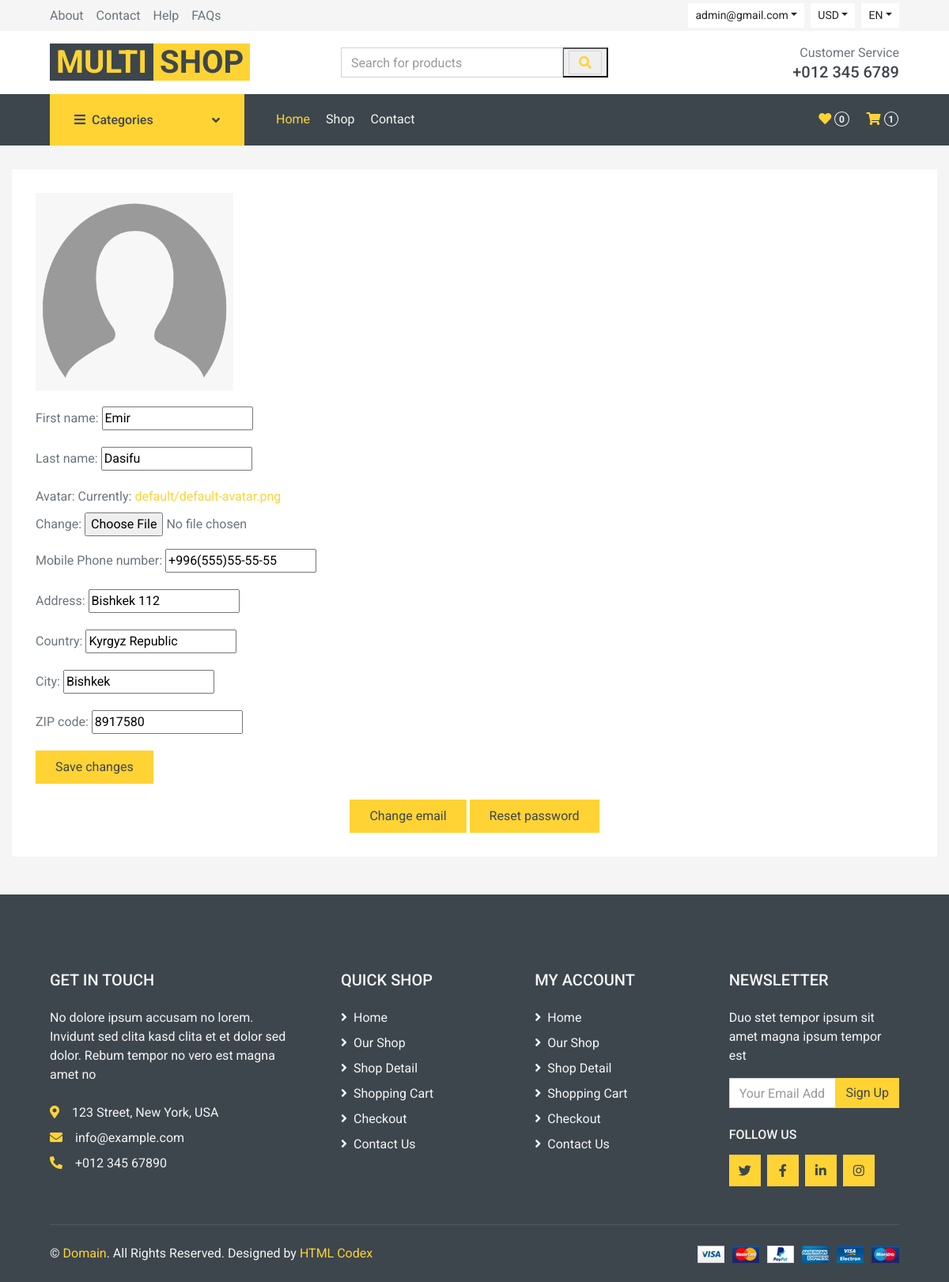
Screenshot of /account/profile/update/ (signed in) with the database file from the repository.
### apps/account/models.py (models this page shows, shortened)
class User(AbstractUser):
    slug = models.SlugField("Slug", max_length=100, unique=True, null=False)
    email = models.EmailField("Email", unique=True)
    avatar = models.ImageField("Avatar", upload_to="users/", default="default/default-avatar.png")
    phone = models.CharField("Mobile Phone number", max_length=30, null=True, blank=True)
    address = models.CharField("Address", max_length=100, null=True, blank=True)
    country = models.CharField("Country", max_length=50, null=True, blank=True)
    city = models.CharField("City", max_length=50, null=True, blank=True)
    zip = models.CharField("ZIP code", max_length=30, null=True, blank=True)
    favorites = models.ManyToManyField("shop.Product", related_name="users", verbose_name="Favorites")
    class Meta:
        verbose_name = "User"
        verbose_name_plural = "Users"

### apps/account/views.py (the view, shortened to what this page needs)
# urls.py: path("profile/update/", view=views.profile_update_view, name="profile_update"),
@login_required
def profile_update_view(request):
    user = request.user
    form = ProfileForm(instance=user)
    context = {
        "form": form
    }
    return render(request=request, template_name="profile_update.html", context=context)

### apps/account/forms.py (shortened to what this page needs)
class ProfileForm(forms.ModelForm):
    class Meta:
        model = User
        fields = (
            "first_name",
            "last_name",
            "avatar",
            "phone",
            "address",
            "country",
            "city",
            "zip",
        )

### apps/account/context_processors.py (called while the page is built)
def favorites_count(request):
    user: User = request.user
    if user.is_authenticated:
        count = user.favorites.count()
    else:
        count = 0
    context = {
        "favorites_count": count
    }
    return context

### apps/shop/context_processors.py (called while the page is built)
def categories_processor(request):
    categories = Category.objects.filter(parent=None)
    context = {
        "categories": categories
    }
    return context

def cart_products_count(request):
    user = request.user
    if user.is_authenticated:
        cart = get_or_create_cart(request)
        count = 0
        for product in cart.cart_products.all():
            count += product.quantity
    else:
        count = 0
    context = {
        "cart_products_count": count
    }
    return context

### apps/shop/utils.py (called while the page is built)
def get_or_create_cart(request):
    user = request.user
    cart = Cart.objects.filter(status=Cart.ACTIVE, user=user).order_by("-created").first()
    if cart is None:
        cart = Cart.objects.create(user=user)
    return cart

### apps/account/templates/profile_update.html (shortened to what this page needs)
{% extends 'base.html' %}
{% load static %}
{% block content %}
<div class="container-fluid">
    <div class="contact-form bg-light p-30">
        <form action="{% url 'account:profile_update' %}" method="post" enctype='multipart/form-data'>
            <div class="control-group">
                <img class="avatar" src="{{request.user.avatar.url}}" width="250px" height="250px">
                {{form.as_p}}
            </div>
            <div>
                <input type="submit" class="btn btn-primary py-2 px-4" value="Save changes">
            </div>
        </form>
        <div class="profile-management">
            <a href="#"><input type="button" class="btn btn-primary py-2 px-4" value="Change email"></a>
            <a href="{% url 'account:reset_password' %}"><input type="button" class="btn btn-primary py-2 px-4" value="Reset password"></a>
        </div>
    </div>
</div>
{% endblock %}

### templates/base.html (shortened to what this page needs)
<!DOCTYPE html>
<html lang="en">
{% load static %}
<head>
    <link href="https://cdnjs.cloudflare.com/ajax/libs/font-awesome/5.10.0/css/all.min.css" rel="stylesheet">
    <link href="{% static 'lib/animate/animate.min.css' %}" rel="stylesheet">
    <link href="{% static 'lib/owlcarousel/assets/owl.carousel.min.css' %}" rel="stylesheet">
    <link href="{% static 'css/style.css' %}" rel="stylesheet">
</head>
<body>
    <div class="container-fluid">
        <div class="row bg-secondary py-1 px-xl-5">
            <div class="col-lg-6 d-none d-lg-block">
                <div class="d-inline-flex align-items-center h-100">
                    <a class="text-body mr-3" href="">About</a>
                    <a class="text-body mr-3" href="">Contact</a>
                    <a class="text-body mr-3" href="">Help</a>
                    <a class="text-body mr-3" href="">FAQs</a>
                </div>
            </div>
            <div class="col-lg-6 text-center text-lg-right">
                <div class="d-inline-flex align-items-center">
                    <div class="btn-group">
                        {% if not request.user.is_authenticated %}
                        <button type="button" class="btn btn-sm btn-light dropdown-toggle" data-toggle="dropdown">My Account</button>
                        {% else %}
                        <button type="button" class="btn btn-sm btn-light dropdown-toggle" data-toggle="dropdown">{{request.user.email}}</button>
                        {% endif %}
                    </div>
                    <div class="btn-group mx-2">
                        <button type="button" class="btn btn-sm btn-light dropdown-toggle" data-toggle="dropdown">USD</button>
                    </div>
                    <div class="btn-group">
                        <button type="button" class="btn btn-sm btn-light dropdown-toggle" data-toggle="dropdown">EN</button>
                    </div>
                </div>
            </div>
        </div>
        <div class="row align-items-center bg-light py-3 px-xl-5 d-none d-lg-flex">
            <div class="col-lg-4">
                <a href="{% url 'shop:index' %}" class="text-decoration-none">
                    <span class="h1 text-uppercase text-primary bg-dark px-2">Multi</span>
                    <span class="h1 text-uppercase text-dark bg-primary px-2 ml-n1">Shop</span>
                </a>
            </div>
            <div class="col-lg-4 col-6 text-left">
                <form action="{% url 'shop:category_products' %}" method="get">
                    <div class="input-group">
                        <input type="text" class="form-control" placeholder="Search for products" name="name">
                        <div class="input-group-append">
                            <button type="submit">
                            <span class="input-group-text bg-transparent text-primary">
                                <i class="fa fa-search"></i>
                            </span>
                            </button>
                        </div>
                    </div>
                </form>
            </div>
            <div class="col-lg-4 col-6 text-right">
                <p class="m-0">Customer Service</p>
                <h5 class="m-0">+012 345 6789</h5>
            </div>
        </div>
    </div>
    <div class="container-fluid bg-dark mb-30">
        <div class="row px-xl-5">
            <div class="col-lg-3 d-none d-lg-block">
                <a class="btn d-flex align-items-center justify-content-between bg-primary w-100" data-toggle="collapse" href="#navbar-vertical" style="height: 65px; padding: 0 30px;">
                    <h6 class="text-dark m-0"><i class="fa fa-bars mr-2"></i>Categories</h6>
                    <i class="fa fa-angle-down text-dark"></i>
                </a>
            </div>
            <div class="col-lg-9">
                <nav class="navbar navbar-expand-lg bg-dark navbar-dark py-3 py-lg-0 px-0">
                    <div class="collapse navbar-collapse justify-content-between" id="navbarCollapse">
                        <div class="navbar-nav mr-auto py-0">
                            <a href="{% url 'shop:index' %}" class="nav-item nav-link active">Home</a>
                            <a href="{% url 'shop:category_products' %}" class="nav-item nav-link">Shop</a>
                            <a href="contact.html" class="nav-item nav-link">Contact</a>
                        </div>
                        <div class="navbar-nav ml-auto py-0 d-none d-lg-block">
                            <a href="{% url 'account:favorites' %}" class="btn px-0">
                                <i class="fas fa-heart text-primary"></i>
                                <span class="badge text-secondary border border-secondary rounded-circle" style="padding-bottom: 2px;">{{ favorites_count }}</span>
                            </a>
                            <a href="{% url 'shop:cart' %}" class="btn px-0 ml-3">
                                <i class="fas fa-shopping-cart text-primary"></i>
                                <span class="badge text-secondary border border-secondary rounded-circle" style="padding-bottom: 2px;">{{ cart_products_count }}</span>
                            </a>
                        </div>
                    </div>
                </nav>
            </div>
        </div>
    </div>
    {% block content %}
    {% endblock %}
    <div class="container-fluid bg-dark text-secondary mt-5 pt-5">
        <div class="row px-xl-5 pt-5">
            <div class="col-lg-4 col-md-12 mb-5 pr-3 pr-xl-5">
                <h5 class="text-secondary text-uppercase mb-4">Get In Touch</h5>
                <p class="mb-4">No dolore ipsum accusam no lorem. Invidunt sed clita kasd clita et et dolor sed dolor. Rebum tempor no vero est magna amet no</p>
                <p class="mb-2"><i class="fa fa-map-marker-alt text-primary mr-3"></i>123 Street, New York, USA</p>
                <p class="mb-2"><i class="fa fa-envelope text-primary mr-3"></i>info@example.com</p>
                <p class="mb-0"><i class="fa fa-phone-alt text-primary mr-3"></i>+012 345 67890</p>
            </div>
            <div class="col-lg-8 col-md-12">
                <div class="row">
                    <div class="col-md-4 mb-5">
                        <h5 class="text-secondary text-uppercase mb-4">Quick Shop</h5>
                        <div class="d-flex flex-column justify-content-start">
                            <a class="text-secondary mb-2" href="#"><i class="fa fa-angle-right mr-2"></i>Home</a>
                            <a class="text-secondary mb-2" href="#"><i class="fa fa-angle-right mr-2"></i>Our Shop</a>
                            <a class="text-secondary mb-2" href="#"><i class="fa fa-angle-right mr-2"></i>Shop Detail</a>
                            <a class="text-secondary mb-2" href="#"><i class="fa fa-angle-right mr-2"></i>Shopping Cart</a>
                            <a class="text-secondary mb-2" href="#"><i class="fa fa-angle-right mr-2"></i>Checkout</a>
                            <a class="text-secondary" href="#"><i class="fa fa-angle-right mr-2"></i>Contact Us</a>
                        </div>
                    </div>
                    <div class="col-md-4 mb-5">
                        <h5 class="text-secondary text-uppercase mb-4">My Account</h5>
                        <div class="d-flex flex-column justify-content-start">
                            <a class="text-secondary mb-2" href="#"><i class="fa fa-angle-right mr-2"></i>Home</a>
                            <a class="text-secondary mb-2" href="#"><i class="fa fa-angle-right mr-2"></i>Our Shop</a>
                            <a class="text-secondary mb-2" href="#"><i class="fa fa-angle-right mr-2"></i>Shop Detail</a>
                            <a class="text-secondary mb-2" href="#"><i class="fa fa-angle-right mr-2"></i>Shopping Cart</a>
                            <a class="text-secondary mb-2" href="#"><i class="fa fa-angle-right mr-2"></i>Checkout</a>
                            <a class="text-secondary" href="#"><i class="fa fa-angle-right mr-2"></i>Contact Us</a>
                        </div>
                    </div>
                    <div class="col-md-4 mb-5">
                        <h5 class="text-secondary text-uppercase mb-4">Newsletter</h5>
                        <p>Duo stet tempor ipsum sit amet magna ipsum tempor est</p>
                        <form action="">
                            <div class="input-group">
                                <input type="text" class="form-control" placeholder="Your Email Address">
                                <div class="input-group-append">
                                    <button class="btn btn-primary">Sign Up</button>
                                </div>
                            </div>
                        </form>
                        <h6 class="text-secondary text-uppercase mt-4 mb-3">Follow Us</h6>
                        <div class="d-flex">
                            <a class="btn btn-primary btn-square mr-2" href="#"><i class="fab fa-twitter"></i></a>
                            <a class="btn btn-primary btn-square mr-2" href="#"><i class="fab fa-facebook-f"></i></a>
                            <a class="btn btn-primary btn-square mr-2" href="#"><i class="fab fa-linkedin-in"></i></a>
                            <a class="btn btn-primary btn-square" href="#"><i class="fab fa-instagram"></i></a>
                        </div>
                    </div>
                </div>
            </div>
        </div>
        <div class="row border-top mx-xl-5 py-4" style="border-color: rgba(256, 256, 256, .1) !important;">
            <div class="col-md-6 px-xl-0">
                <p class="mb-md-0 text-center text-md-left text-secondary">
                    &copy; <a class="text-primary" href="#">Domain</a>. All Rights Reserved. Designed
                    by
                    <a class="text-primary" href="https://htmlcodex.com">HTML Codex</a>
                </p>
            </div>
            <div class="col-md-6 px-xl-0 text-center text-md-right">
                <img class="img-fluid" src="img/payments.png" alt="">
            </div>
        </div>
    </div>
</body>
</html>

### apps/account/templates/profile_update.html (style rules this page uses)
.avatar { margin-bottom: 20px; }
.profile-management { margin-top: 20px; text-align: center; }

### rows the page displays
User: user.email "admin@gmail.com", user.avatar (placeholder picture), first_name "Emir", last_name "Dasifu", phone "+996(555)55-55-55", address "Bishkek 112", country "Kyrgyz Republic", city "Bishkek", zip "8917580"

### other values shown
{{ favorites_count }} "0"
{{ cart_products_count }} "1"
